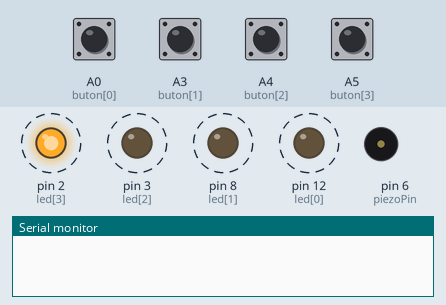
Bench run of a sketch on a simulated Arduino Uno, built with avr-gcc and run on an emulated ATmega328P. Parts: output pins drawn as LEDs (lit = HIGH), buzzer (waves = sounding), the last lines printed to the serial monitor. Dashed ring = blinking. The test bench sets the inputs (shaded band); at power-on: A0 (buton[0]), A3 (buton[1]), A4 (buton[2]), A5 (buton[3]) LOW. Random numbers use the default seed unless the sketch sets one.

Above: at 1.25 s.
1.3 s: A0 (buton[0]) pulled HIGH for 0.15 s
At 3.0 s:
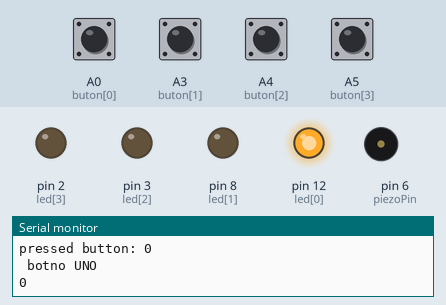
At 3.5 s:
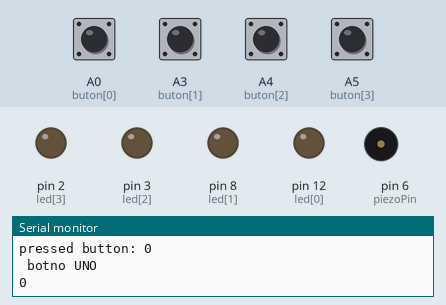
4.3 s: A3 (buton[1]) pulled HIGH for 0.15 s
At 4.98 s:
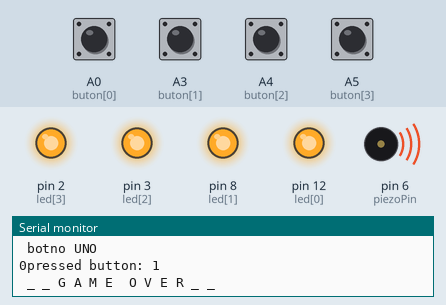
7.4 s: A5 (buton[3]) pulled HIGH for 1 s
At 7.51 s:
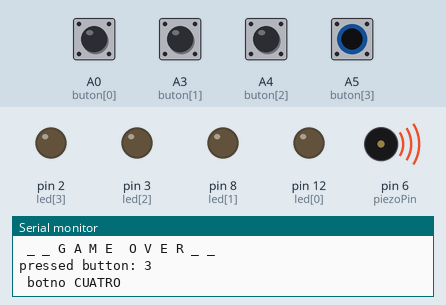
10.4 s: A4 (buton[2]) pulled HIGH for 1 s
13.4 s: A3 (buton[1]) pulled HIGH for 1 s
16.4 s: A0 (buton[0]) pulled HIGH for 1 s
Timing chart, 0 to 20.4 s (numbered marks = the images above; inputs shaded):
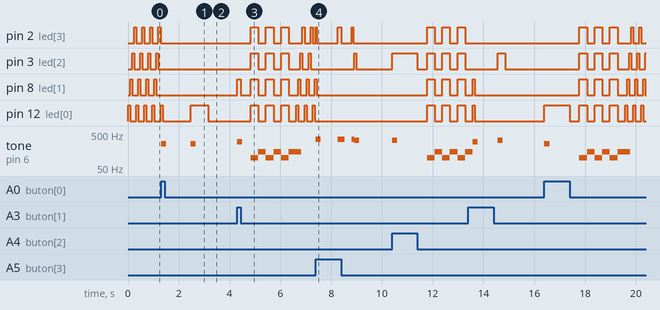

The sketch:

simonWorking.ino
```cpp
int buton[] = {A0, A3, A4, A5};
int led[] = {12, 8, 3, 2};

int Ronde[100];

int RondeLengte = 0;

const int START = 0;
const int PLAY = 1;
const int GAMEOVER = 2;

int GameStatus;

long timeNow = 0;
long previousTime = 0;

int piezoPin = 6;

int delayT1 = 100;
int delayT2 = 300;

void setup() {

  Serial.begin(9600);

  for (int pin = 0; pin < 4; pin++)
  {
    pinMode(led[pin], OUTPUT);
  }

  for (int pin = 0; pin < 4; pin++)
  {
    pinMode(buton[pin], INPUT);
  }

  GameStatus = START;
  randomSeed(analogRead(A1));
}

void loop() {


  if (GameStatus == START)
  {
    esperaInicio();
  }
  else if (GameStatus == PLAY)
  {
    ZieRonde();
    LeesRonde();
    delay(300);
  }
  else if (GameStatus == GAMEOVER)
  {
    AllKnipper(3);
    GameStatus = START;
  }
}


void esperaInicio()
{
  int butonPressed = -1;
  allOff();

  for (int pin = 0; pin < 4; pin++)
  {
    if (butonPressed == -1)
    {
      digitalWrite(led[pin], HIGH);
      //tone(piezoPin, 440, 80);
      butonPressed = botonEspera(80);
      digitalWrite(led[pin], LOW);
    }
  }

  if (butonPressed != -1)
  {
    if (digitalRead(buton[0]) == HIGH)
  {
    Serial.println(" botno UNO");
      delayT1 = 300;
      delayT2 = 700;
    }
    else if (digitalRead(buton[1]) == HIGH)
  {
    Serial.println(" botno DOS");
      delayT1 = 100;
      delayT2 = 300;
    }
    else if (digitalRead(buton[2]) == HIGH)
  {
    Serial.println(" botno TRES");
      delayT1 = 50;
      delayT2 = 150;
    }
    else if (digitalRead(buton[3]) == HIGH)
  {
    Serial.println(" botno CUATRO");
      delayT1 = 25;
      delayT2 = 75;
    }

    delay(800);
    RondeLengte = 0;
                  GameStatus = PLAY;
  }
}


int botonEspera(int espera)
{
  int butonPressed = -1;
  int input;
  boolean buttonBackUp = false;

  timeNow = millis();
  previousTime = timeNow;
  while (timeNow - previousTime < espera & buttonBackUp == false)
  {
    for (int pin = 0; pin < 4 & buttonBackUp == false; pin++)
    {
      if (digitalRead(buton[pin]) == HIGH)
      {
        butonPressed = pin;
        digitalWrite(led[pin], HIGH);
        tono(pin, piezoPin);
        while (timeNow - previousTime < espera & buttonBackUp == false)
        {
          input = digitalRead(buton[pin]);
          //delay(80);
          if (input == LOW) {
            buttonBackUp = true;
          }
          timeNow = millis();
        }
        digitalWrite(led[pin], LOW);
        if (timeNow - previousTime > espera)
        {
          butonPressed = -1;
        }
      }
    }
    timeNow = millis();
  }
  if (butonPressed != -1)
  {
    Serial.print("pressed button: ");
    Serial.println(butonPressed);
  }
  return butonPressed;
}


void ZieRonde()
{

  Ronde[RondeLengte] = random(0, 4);
  RondeLengte++;

  for (int index = 0; index < RondeLengte; index++)
  {
    delay(delayT1);//300
    digitalWrite(led[Ronde[index]], HIGH);
    Serial.print(Ronde[index]);
    tono(Ronde[index], piezoPin);
    delay(delayT2);//700
    digitalWrite(led[Ronde[index]], LOW);
    //noTone(piezoPin);
  }
}

void LeesRonde()
{
  int WelkeKnop;
  boolean madeMistake = false;

  for (int index = 0; index < RondeLengte & madeMistake == false; index++)
  {
    WelkeKnop = botonEspera(4000); // 0, 1, 2, or 3
    delay(80);
    if (WelkeKnop == -1 | WelkeKnop != Ronde[index])
    {
      madeMistake = true; // Exit the loop.
      GameStatus = GAMEOVER;
      Serial.println(" _ _ G A M E  O V E R _ _");
    }
  }
}


void AllKnipper(int Keren)
{
  for (int Tel = 0; Tel < Keren; Tel++)
  {
    allOn();
    tone(piezoPin, 100, 500);
    delay(300);
    allOff();
    tone(piezoPin, 150, 500);
    delay(300);
  }
}


void allOff()
{
  for (int pin = 0; pin < 4; pin++)
  {
    digitalWrite(led[pin], LOW);
  }
}


void allOn()
{
  for (int pin = 0; pin < 4; pin++)
  {
    digitalWrite(led[pin], HIGH);
  }
}


void tono(int a, int b)
{
  if (a == 0)
  {
    tone(b, 261, 200);
  }
  else  if (a == 1)
  {
    tone(b, 293, 200);
  }
  else if (a == 2)
  {
    tone(b, 329, 200);
  }
  else
  {
    tone(b, 349, 200);
  }
}
```

Measured:
- after the input at 1.3 s, tone on pin 6 (piezoPin): alternates 261 Hz for 0.20 s and silent for 0.96 s, starting at once
- after the input at 4.3 s, pin 2 (led[3]): LOW → HIGH after 0.53 s, → LOW 0.30 s later, → HIGH 0.30 s later, → LOW 0.30 s later, … (10 changes in this stretch); pin 3 (led[2]): LOW → HIGH after 0.53 s, → LOW 0.30 s later, → HIGH 0.30 s later, → LOW 0.30 s later, … (10 changes in this stretch)
- after the input at 7.4 s, tone on pin 6 (piezoPin): plays 349 Hz for 0.20 s, 349 Hz for 0.28 s, 349 Hz for 0.10 s, 329 Hz for 0.20 s, starting at once
- by itself, pin 2 (led[3]), pin 3 (led[2]), pin 8 (led[1]): alternates HIGH for 0.08 s and LOW for 0.24 s
